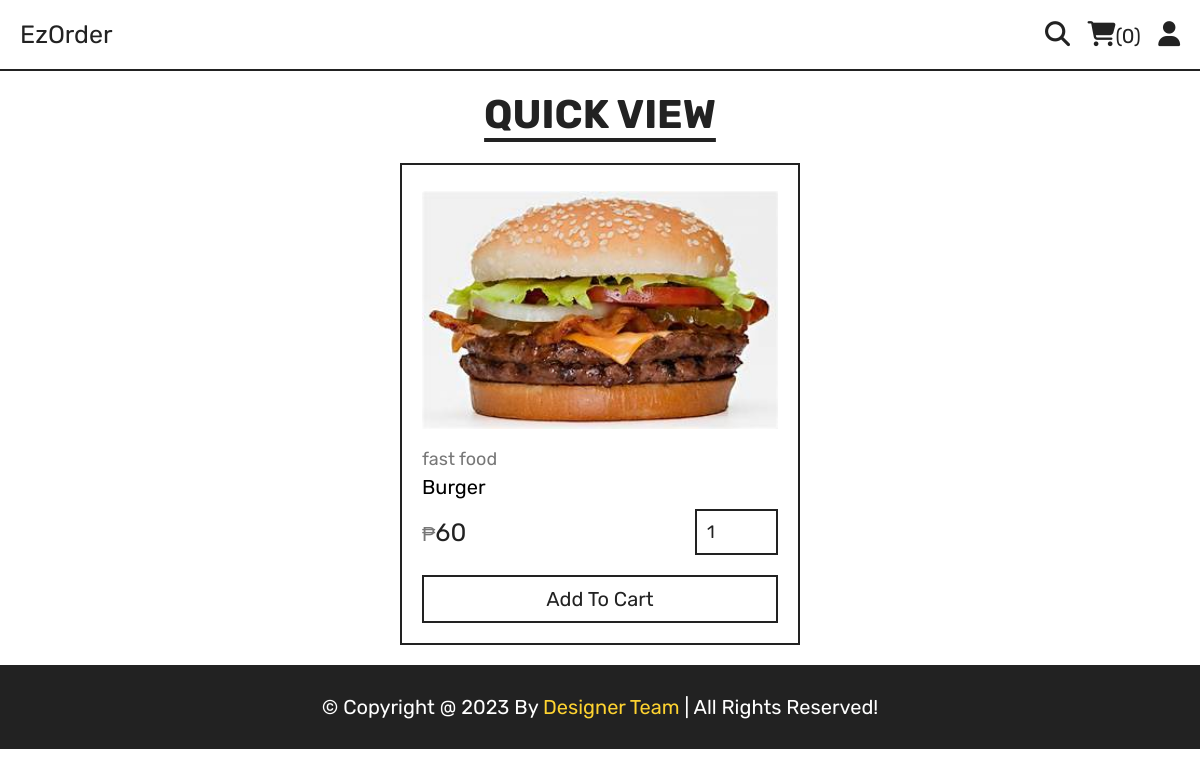
Before: /quick_view.php?pid=2 with the older database file.
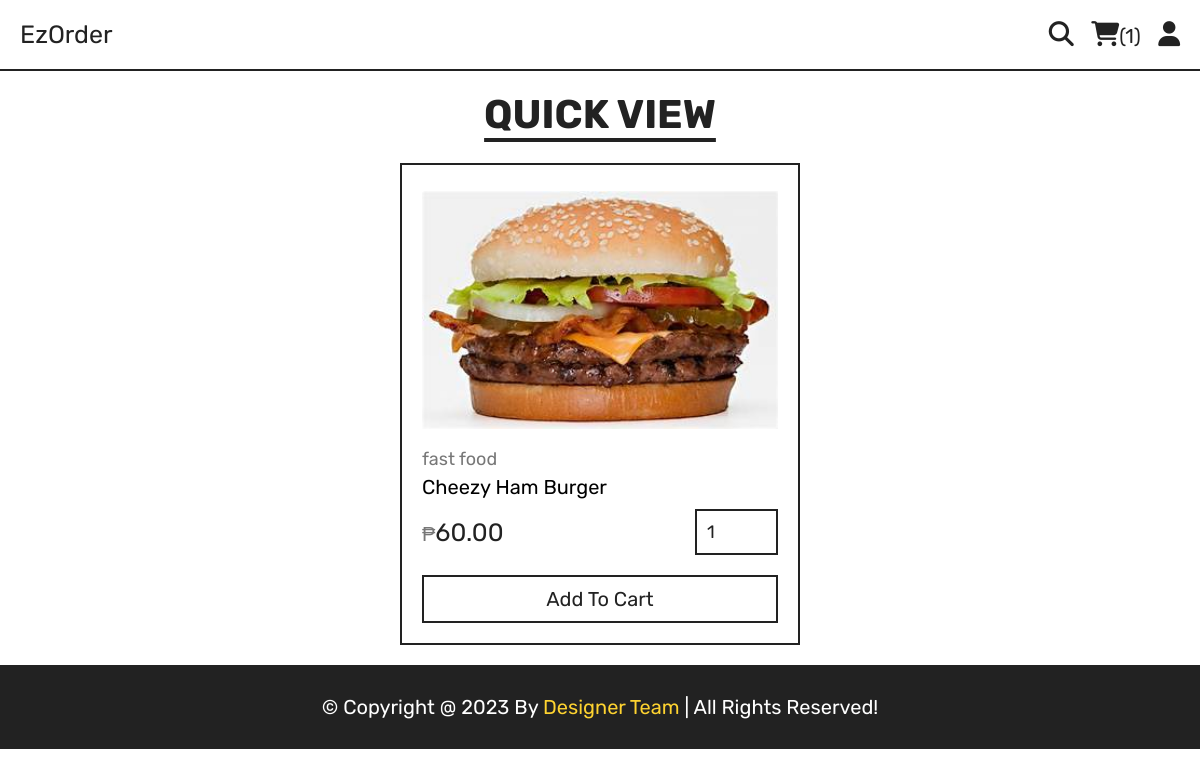
After: the same page with the newer database file.
### tables this page shows
CREATE TABLE `products` (
  `id` int(11) NOT NULL,
  `name` varchar(255) NOT NULL,
  `category` varchar(255) NOT NULL,
  `price` decimal(10,2) NOT NULL,
  `image` varchar(255) NOT NULL,
  `quantity_available` int(11) NOT NULL DEFAULT 0
);

### quick_view.php (the view, shortened to what this page needs)
<?php
include 'components/connect.php';
?>
<!DOCTYPE html>
<html lang="en">
<head>
   <link rel="stylesheet" href="https://cdnjs.cloudflare.com/ajax/libs/font-awesome/6.1.1/css/all.min.css">
   <link rel="stylesheet" href="css/style.css">
</head>
<body>
   <?php include 'components/kiosk_header.php'; ?>
   <section class="quick-view">
      <h1 class="title">quick view</h1>
      <?php
      $pid = $_GET['pid'];
      $select_products = $conn->prepare("SELECT * FROM `products` WHERE id = ?");
      $select_products->execute([$pid]);
      if ($select_products->rowCount() > 0) {
         while ($fetch_products = $select_products->fetch(PDO::FETCH_ASSOC)) {
      ?>
            <form action="" method="post" class="box">
               <img src="uploaded_img/<?= $fetch_products['image']; ?>" alt="">
               <a href="category.php?category=<?= $fetch_products['category']; ?>" class="cat"><?= $fetch_products['category']; ?></a>
               <div class="name"><?= $fetch_products['name']; ?></div>
               <div class="flex">
                  <div class="price"><span>₱</span><?= $fetch_products['price']; ?></div>
                  <input type="number" name="qty" class="qty" min="1" max="99" value="1" maxlength="2">
               </div>
               <button type="submit" name="add_to_cart" class="cart-btn">add to cart</button>
            </form>
      <?php
         }
      } else {
         echo '<p class="empty">no products added yet!</p>';
      }
      ?>
   </section>
   <?php include 'components/footer.php'; ?>
</body>
</html>

### components/kiosk_header.php (shortened to what this page needs)
<header class="header">
    <section class="flex">
        <a href="kiosk.php" class="logo">EzOrder</a>
        <div class="icons">
            <?php
            $count_cart_items = $conn->prepare("SELECT * FROM `cart` WHERE user_id = ?");
            $count_cart_items->execute([$user_id]);
            $total_cart_items = $count_cart_items->rowCount();
            ?>
            <a href="search.php"><i class="fas fa-search"></i></a>
            <a href="cart.php"><i class="fas fa-shopping-cart"></i><span>(<?= $total_cart_items; ?>)</span></a>
            <div id="user-btn" class="fas fa-user" hidden></div>
        </div>
    </section>
</header>

Changed rows visible on the page:
changed products "fast food": name "Burger" → "Cheezy Ham Burger"; price "60" → "60.00"
Other visible differences:
$total_cart_items: "0" → "1"
